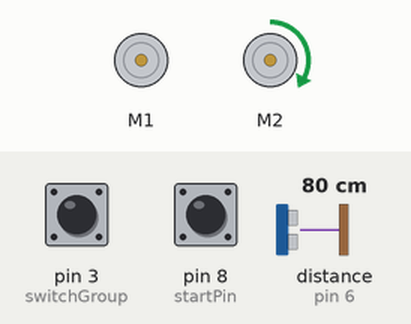
Recording of a sketch running on a simulated Arduino Uno, built with avr-gcc and run on an emulated ATmega328P. Parts: 2 × DC motor (green arrow = forward, orange = backward, longer = faster). Wiring (inferred from the names in the program): ultrasonic range finder: trigger pin 7; echo pin 6. Inputs (shaded band) come from the test bench; at power-on: distance to the obstacle (sensor on pin 6) 80 cm, pin 3 (switchGroup) HIGH, pin 8 (startPin) HIGH. The echo pulse lasts 58.3 µs per cm; what the sketch prints to the serial monitor is not drawn.

Above: at 0.1 s.
At 1.3 s:
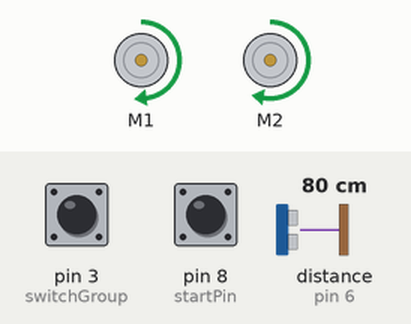
1.4 s: distance to the obstacle (sensor on pin 6) set to 2 cm
Timing chart, 0 to 4.4 s (numbered marks = the images above; inputs shaded):
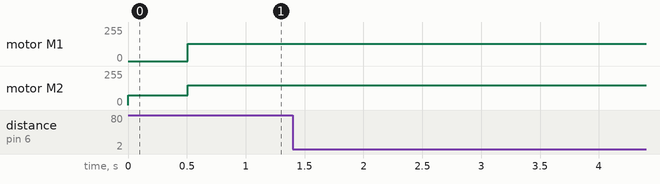

Measured:
- after the input at 1.4 s, every drawn part: stays the same

The sketch:

Main.ino
```cpp
#include "Motor.h"
#include "Movement.h"
#include "SonarSensor.h"
#define switchGroup 3
#define startPin 8


// DEFINE PINS
const byte TRIGGER_PIN = 7;
const byte ECHO_PIN = 6;


// DEFINE INSTANCES FOR CLASSES
static Motor motor;
SonarSensor sonarSensor(TRIGGER_PIN, ECHO_PIN);


// DEFINE CONSTANTS
const uint8_t HIGH_SPEED = 130;       // motor speed
unsigned long timeLine =0;
unsigned long timeStartPlay;
unsigned long timeNow;
enum {WAIT, PLAY, END} state;


void setup() {
  Serial.begin(9600);
  motor.setupMotors();
  Movement::stopMovement();
  pinMode(TRIGGER_PIN, OUTPUT);
  digitalWrite(TRIGGER_PIN, LOW);
  pinMode(ECHO_PIN, INPUT);
  pinMode(startPin, INPUT_PULLUP);
  pinMode(switchGroup, INPUT_PULLUP);
  state = WAIT;
}

void loop() {
  switch(state){
    case WAIT:
      if(digitalRead(startPin) == HIGH){
        // Configuration for team colors and initial turning
        // If the team is Yellow, turn sligthly to the right
        if (digitalRead(switchGroup) == HIGH){
          Serial.println("Yellow group");
          Movement::turnLeft();
        }
        // If the team is blue, turn sligthly to the left
        else{
          Serial.println("Blue group");
          Movement::turnRight();
        }
        delay(500);  // Adjust delay to control the sharpness of the initial turn
        timeStartPlay = millis();
        state = PLAY;
      }
      break;

    case PLAY:
      unsigned long timeNow = millis() - timeStartPlay;
      if (timeNow <= 9500) {
        if (sonarSensor.obstacleInTheWay()) {
          state = END;
        }
        else{
          Movement::forward();
        }
      }
      else {
        Serial.println("End due to timeout");
        state = END;
      }
      break;

    case END:
      Movement::stopMovement();
      break;
  }
}


// bug actuellement : 1. lorsque l'on change de d'équipe alors que le pami n'est pas alimenter celui si en fonction de la position va se metre à changer d'équipe à chaque fois qu'on le rallume et étteint
//                    2. à environ 4 sec de course l'un des moteurs du robot tourne moins vite que l'autre pendant 0.25s
```

Motor.cpp
```cpp
#include "Motor.h"


Adafruit_MotorShield AFMS = Adafruit_MotorShield();
Adafruit_DCMotor *RightMotor;
Adafruit_DCMotor *LeftMotor;

Motor::Motor(){
}

// Function to initialize motors
void Motor::setupMotors() {
  AFMS.begin();
  RightMotor = AFMS.getMotor(2);
  LeftMotor = AFMS.getMotor(1);
}

// Function to control the motors
void Motor::controlMotors(uint8_t leftSpeed, uint8_t rightSpeed, uint8_t leftDirection, uint8_t rightDirection) {
  LeftMotor->setSpeed(leftSpeed);
  LeftMotor->run(leftDirection);
  RightMotor->setSpeed(rightSpeed);
  RightMotor->run(rightDirection);
}

// Function to stop motors
void Motor::stopMotors() {
  LeftMotor->setSpeed(0);
  LeftMotor->run(RELEASE);
  RightMotor->setSpeed(0);
  RightMotor->run(RELEASE);
}
```

Motor.h
```cpp
#ifndef Motor_H
#define Motor_H
#include <Arduino.h>
#include <Adafruit_MotorShield.h>
#include "utility/Adafruit_MS_PWMServoDriver.h"

class Motor {
  private:
    uint8_t leftSpeed_;
    uint8_t rightSpeed_;
    uint8_t leftDirection_;
    uint8_t rightDirection_;

  public:
    Motor();
    void setupMotors();
    void controlMotors(uint8_t leftSpeed, uint8_t rightSpeed, uint8_t leftDirection, uint8_t rightDirection);
    void stopMotors();
};

extern const uint8_t HIGH_SPEED;
#endif
```

Movement.cpp
```cpp
#include "Movement.h"

Motor Movement::motor;
enum Movement::MoveState Movement::moveState;


void Movement::stopMovement() {
  motor.stopMotors();
}

void Movement::turnRight() {
  motor.controlMotors(72, 0, FORWARD, FORWARD);
}

void Movement::turnLeft() {
  motor.controlMotors(0, 72, FORWARD, FORWARD);
}

void Movement::forward() {
  motor.controlMotors(HIGH_SPEED, HIGH_SPEED + 19, FORWARD, FORWARD);   // +19 because left and right motor are a bit different
}
```

Movement.h
```cpp
#ifndef MOVEMENT_H
#define MOVEMENT_H

#include "Motor.h"

class Movement {
  private:
  static Motor motor; // Static instance of Motor
public:
  static void setup();
  enum MoveState {MV_STOP, MV_FORWARD, MV_BACKWARD, MV_ROTATION};
  static enum MoveState moveState;
  static void stopMovement();
  static void turnRight();
  static void turnLeft();
  static void forward();
};

extern int notTurn;

#endif
```

SonarSensor.cpp
```cpp
#include "SonarSensor.h"

SonarSensor::SonarSensor(byte triggerPin, byte echoPin)
    : _triggerPin(triggerPin), _echoPin(echoPin) {}


// Send the distance in mm
float SonarSensor::measureDistance() {
    /* 1. Lance une mesure de distance en envoyant une impulsion HIGH de 10µs sur la broche TRIGGER */
    digitalWrite(_triggerPin, HIGH);
    delayMicroseconds(10);
    digitalWrite(_triggerPin, LOW);
    /* 2. Mesure le temps entre l'envoi de l'impulsion ultrasonique et son écho (si il existe) */
    unsigned long duration = pulseIn(_echoPin, HIGH, _MEASURE_TIMEOUT);
    /* 3. Calcul la distance à partir du temps mesuré */
    return duration / 2.0 * _SOUND_SPEED;
}

bool SonarSensor::obstacleInTheWay() {
    distance_mm = measureDistance();
    if (distance_mm != 0 && distance_mm < 100.0) {
      Serial.print("Obstacle at distance: ");
      Serial.println(distance_mm);
      return true;
    }
    else {
      return false;
    }
}
```

SonarSensor.h
```cpp
#ifndef SONAR_SENSOR_H
#define SONAR_SENSOR_H

#include <Arduino.h>

class SonarSensor {
public:
    SonarSensor(byte triggerPin, byte echoPin);
    float measureDistance();
    bool obstacleInTheWay();

private:
    float distance_mm;
    const int _triggerPin;
    const int _echoPin;
    const unsigned long _MEASURE_TIMEOUT = 25000UL;
    const float _SOUND_SPEED = 340.0 / 1000;
};

#endif
```
